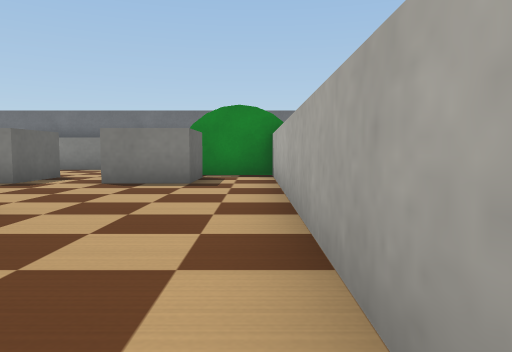
view 1 (above)

17 first-person views from a walk through a world built for the Webots simulator. The camera is 0.03 m above the floor, tilts 4° down and sees 70° across. The floor is counted in squares, 0.05 m on a side. Each view is taken from the middle of a square. On the plan, view 1 faces up. The plan holds only what a view shows up to about 9 squares ahead; the rest is blank. The robots in the file are not drawn. Simple shapes and patterns stand in for the simulator's stock objects.

view 2
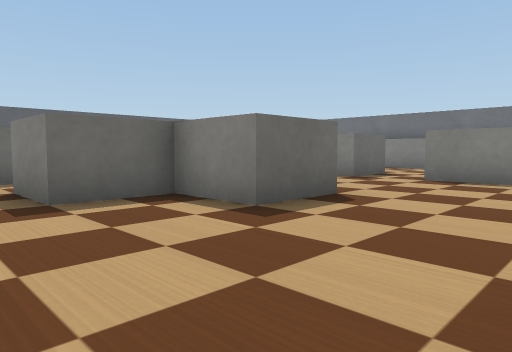

view 3
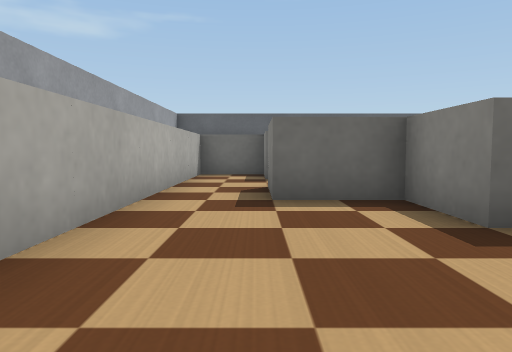

view 4
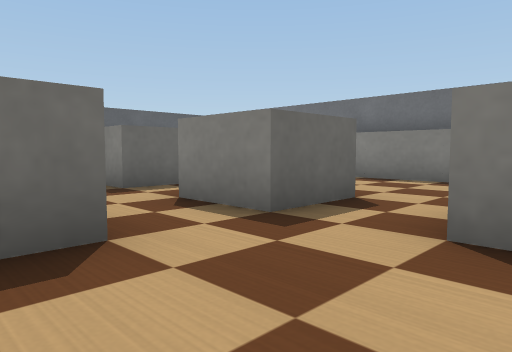

view 5
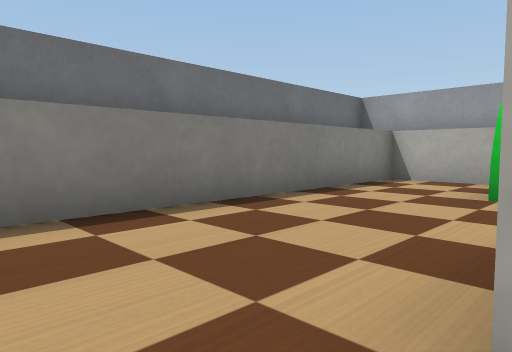

view 6
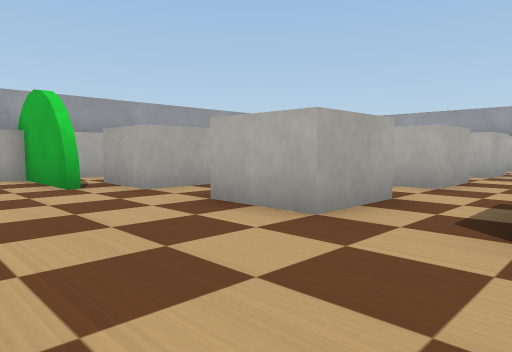

view 7
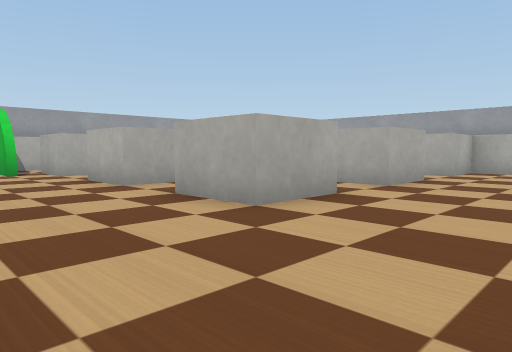

view 8
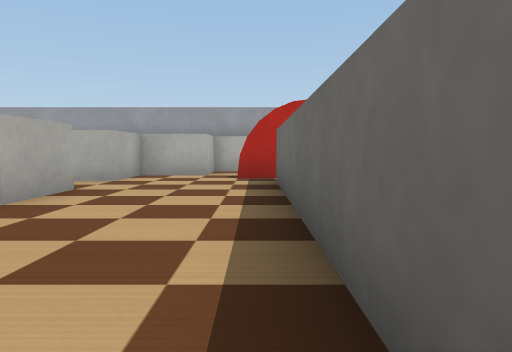

view 9
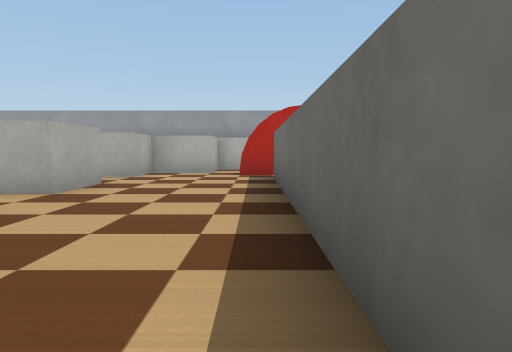

view 10
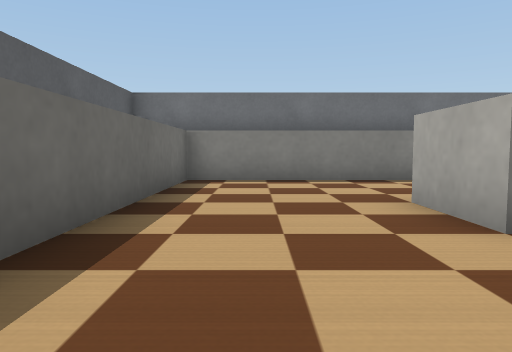

view 11
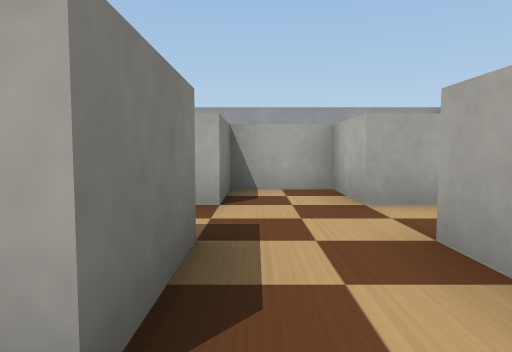

view 12
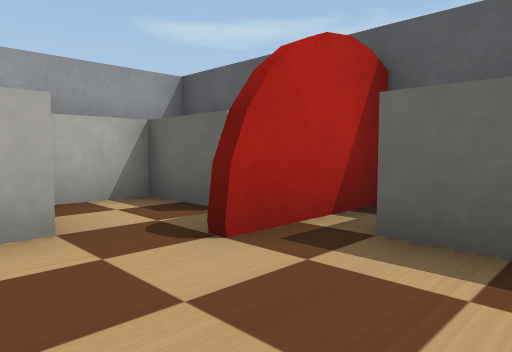

view 13
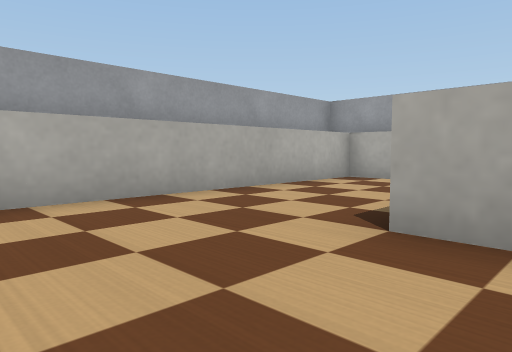

view 14
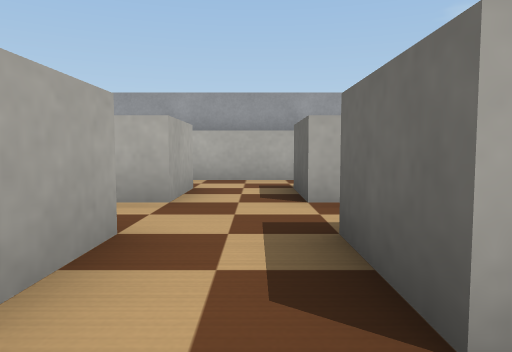

view 15
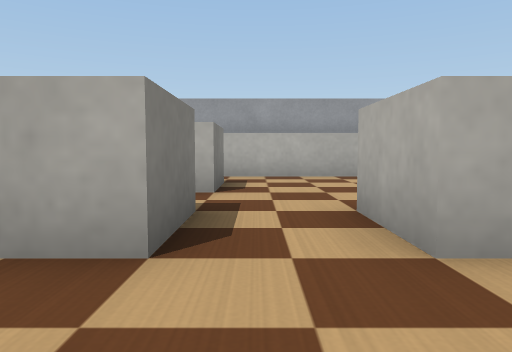

view 16
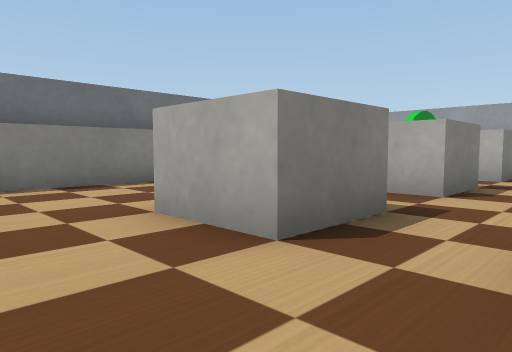

view 17
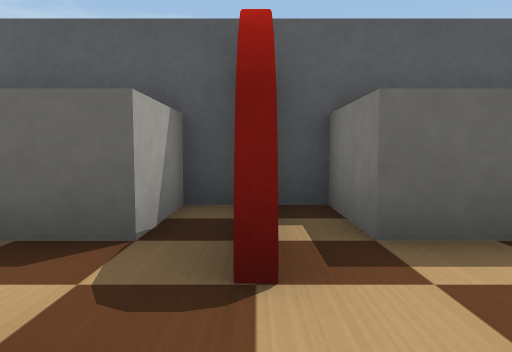

### Floor plan
Points are (right, up) in squares from view 1. A wall is a line through its corners. A room is listed if a view was taken in it or the views show most of it. See-through windows are left out.
Room 1 (views 1, 2, 3, 4, 5, 13, 14)
walls: (-2.8, 6.6) (-2.8, 8.2) (-1.2, 8.2) (-1.2, 6.6) (-2.8, 6.6); (-3.6, 3.4) (-2.8, 3.4) (-2.8, 1.8) (-4.4, 1.8) (-4.4, 3.4) (-6, 3.4) (-6, 5) (-4.4, 5) (-4.4, 4.4); (-4.4, 6.6) (-6, 6.6) (-6, 8.2) (-4.4, 8.2) (-4.4, 6.6); (-4.4, 1.8) (-4.4, 0.2) (-6, 0.2) (-6, 1.8) (-4.4, 1.8); (-7.6, 5) (-7.6, 3.4); (-7.6, 7.8) (-7.6, 6.6); (-7.6, 1.8) (-7.6, 0.1); (-7.9, 0.2) (-9.2, 0.2); (-9, -1.4) (0.4, -1.4) (0.4, 11.4) (-7.5, 11.4)
ways out: opening at (-8.5, 7) to room 2
objects: green cylinder (-2, 9) to (0, 9)
Room 2 (views 6, 7, 8, 9, 10, 11, 12, 15, 16, 17)
walls: (-7.6, 6.6) (-9.2, 6.6) (-9.2, 8.2) (-7.5, 8.2); (-7.6, 3.4) (-9.2, 3.4) (-9.2, 5) (-7.6, 5); (-10.9, 0.2) (-9.2, 0.2) (-9.2, 1.8) (-7.6, 1.8); (-7.5, 11.4) (-12.4, 11.4) (-12.4, 1.8) (-14, 1.8) (-14, 0.2) (-12.4, 0.2)
ways out: opening at (-8.5, 7) to room 1
objects: red cylinder (-13, 1) to (-12, 1)

Where each view was taken, in squares from view 1:
view 1: 0 up, 0 right, facing up
view 2: 1 down, 0 right, facing up-left
view 3: 0 up, 0 right, facing left
view 4: 4 up, 2 left, facing up-left
view 5: 8 up, 7 left, facing up-right
view 6: 11 up, 8 left, facing down-right
view 7: 11 up, 12 left, facing down-right
view 8: 9 up, 12 left, facing down
view 9: 10 up, 12 left, facing down
view 10: 4 up, 11 left, facing up
view 11: 3 up, 10 left, facing right
view 12: 3 up, 10 left, facing down-left
view 13: 6 up, 4 left, facing down-right
view 14: 6 up, 7 left, facing down
view 15: 6 up, 8 left, facing right
view 16: 5 up, 11 left, facing up-right
view 17: 1 up, 10 left, facing left
